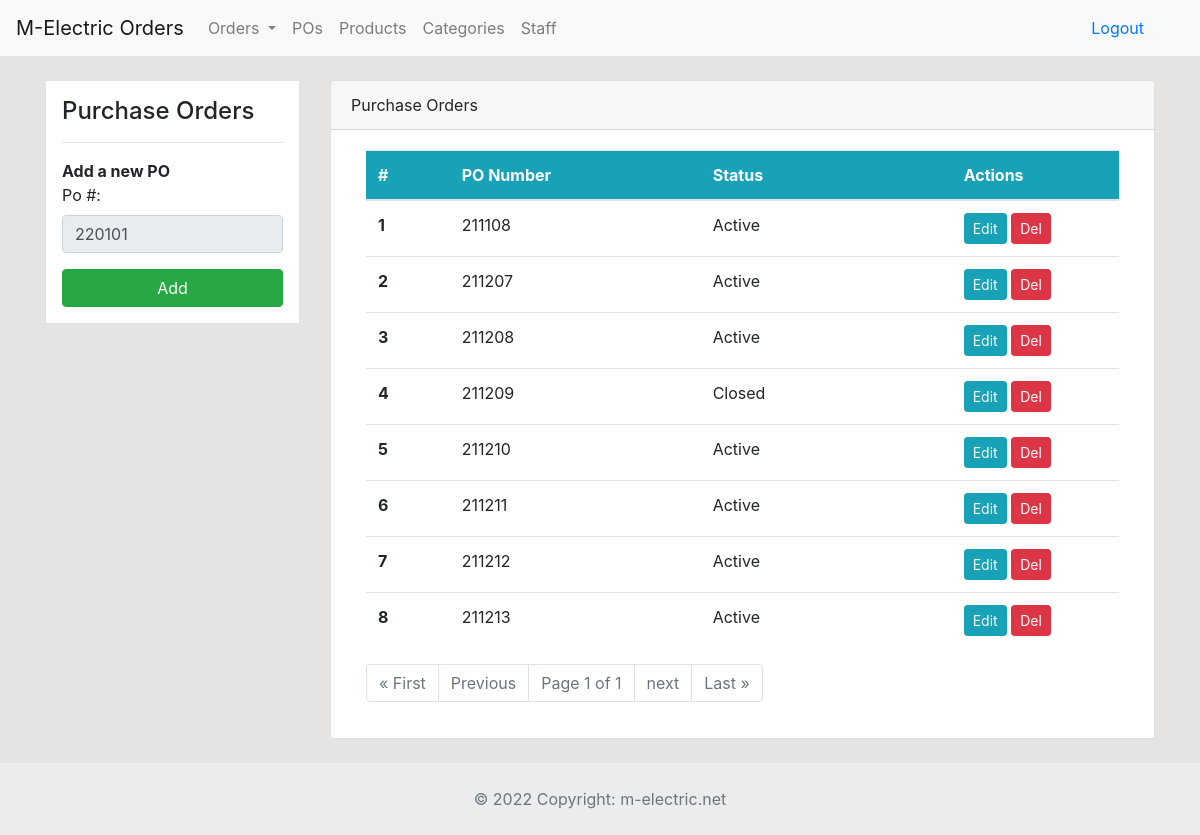
The page /pos (signed in) on the database its author committed.
### dashboard/models.py (models this page shows)
class Po(models.Model):
	po_number = models.PositiveIntegerField(null=True, default=0)
	status = models.CharField('Status', max_length=50, default='Active', null=True, blank=True)
	created = models.DateTimeField(auto_now_add=True)

### dashboard/views.py (the view, shortened to what this page needs)
# urls.py: path('pos', views.pos, name='pos'),
@login_required
def pos(request):
    new_po_number = 0
    pos_list = Po.objects.all().order_by('id')
    last_po = Po.objects.all().last()
    last_po_number = last_po.po_number
    pos_paginator = Paginator(Po.objects.all(), 10)
    requested_page = request.GET.get('page')
    all_pos = pos_paginator.get_page(requested_page)
    year_months_dict = list()
    years = list()
    years = set(years)
    years = list(years)
    months = list()
    for po in pos_list:
        for year in years:
            if str(po.po_number)[0:2] == year:
                months.append(str(po.po_number)[2:4])
    month_last_po = str(last_po_number)[2:4]
    current_month = datetime.date.today().month
    current_year = int(str(datetime.date.today().year)[2:4])
    if int(month_last_po) == current_month:
        new_po_number = last_po_number + 1
    else:
        if int(month_last_po) <= 11:
            new_po_number = str(current_year) + str(current_month) + '01'
        else:
            if current_month <= 9:
                new_po_number = str(current_year) + '0' + str(current_month) + '01'
            else:
                new_po_number = str(current_year) + str(current_month) + '01'
    context = {
        'pos_list': pos_list,
        'new_po_number': new_po_number,
        'all_pos': all_pos,
    }
    return render(request, 'dashboard/pos.html', context)

### templates/dashboard/pos.html (shortened to what this page needs)
{% extends 'partials/base.html' %}
{% load crispy_forms_tags %}
{% block content %}
<div class="container">
    <div class="row my-4">
        <div class="col-md-3">
            <div class="border bg-white p-3">
                <h4>Purchase Orders</h4>
                <hr>
                <form method="POST">
                    <div class="form-group">
                        <strong>Add a new PO</strong><br>
                        <label for="formGroupExampleInput">Po #:</label>
                        <input type="text" class="form-control" id="validationCustom01" value="{{new_po_number}}" disabled>
                    </div>
                    <input class="btn btn-success btn-block" type="submit" value="Add">
                </form>
            </div>
        </div>
        <div class="col-md-9">
            <div class="card">
                <div class="card-header">
                    Purchase Orders
                </div>
                <div class="card-body">
                    <div class="col-md-12">
                        <table class="table bg-white">
                            <thead class="bg-info">
                                <tr class="text-white">
                                    <th scope="col" class="col-1" >#</th>
                                    <th scope="col" class="col-3">PO Number</th>
                                    <th scope="col" class="col-3">Status</th>
                                    <th scope="col" class="col-2">Actions</th>
                                </tr>
                            </thead>
                            <tbody>
                                {% for po in all_pos %}
                                <tr>
                                    <th scope="row">{{ forloop.counter }}</th>
                                    <td>{{ po.po_number }}</td>
                                    <td>{{ po.status }}</td>
                                    <td>
                                        <a class="btn btn-info btn-sm" href="{% url 'po-update' po.id %}">Edit</a>
                                        <a class="btn btn-danger btn-sm" href="{% url 'po-delete' po.id %}">Del</a>
                                    </td>
                                </tr>
                                {% endfor %}
                            </tbody>
                        </table>
                        <nav aria-label="Page navigation example">
                            <ul class="pagination">
                                {% if all_pos.has_previous %}
                                <li class="page-item"><a href="?page=1" class="page-link"> &laquo; First </a></li>
                                <li class="page-item"><a href="?page={{all_pos.previous_page_number}}" class="page-link">Previous</a></li>
                                {% else %}
                                <li class="page-item disabled"><a href="#" class="page-link"> &laquo; First </a></li>
                                <li class="page-item disabled"><a href="#" class="page-link">Previous</a></li>
                                {% endif %}
                                <li class="page-item disabled">
                                    <a href="#" class="page-link">Page {{all_pos.number}} of {{all_pos.paginator.num_pages}}</a>
                                </li>
                                {% if all_pos.has_next %}
                                <li class="page-item"><a class="page-link" href="?page={{all_pos.next_page_number}}">next</a></li>
                                <li class="page-item"><a class="page-link" href="?page={{all_pos.paginator.num_pages}}">Last &raquo;</a></li>
                                {% else %}
                                <li class="page-item disabled"><a class="page-link" href="#">next</a></li>
                                <li class="page-item disabled"><a class="page-link" href="#">Last &raquo;</a></li>
                                {% endif %}
                            </ul>
                        </nav>
                    </div>
                </div>
            </div>
        </div>
    </div>
</div>
{% endblock %}
{% block footer %}
{% include 'partials/footer.html' %}
{% endblock %}

### static/style.css (style rules this page uses)
body { background: rgb(230, 227, 227); }

### rows shown on the page
Po: po_number "211108", status "Active"
Po: po_number "211207", status "Active"
Po: po_number "211208", status "Active"
Po: po_number "211209", status "Closed"
Po: po_number "211210", status "Active"
Po: po_number "211211", status "Active"
Po: po_number "211212", status "Active"
Po: po_number "211213", status "Active"

### other values the page prints
{{ all_pos.number }} "1"
{{ all_pos.paginator.num_pages }} "1"
